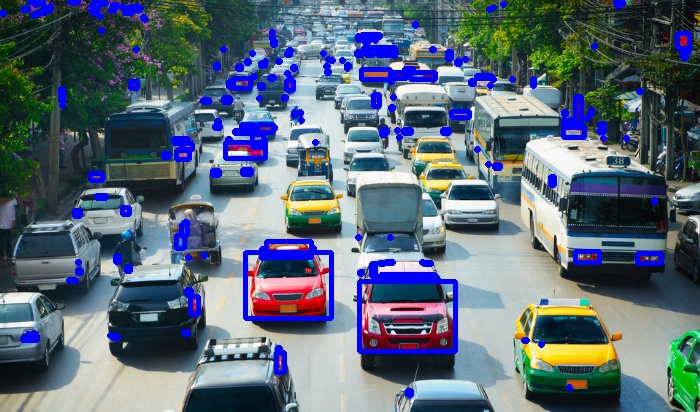
//> input picture 224_obj.jpg, 700 x 412 px
$ ./detect_red_forward 224_obj.jpg   (built with g++ and OpenCV 4)
//> lines starting //> are read from the running program, lines starting //| are printed output that depends on the picture; after the words box and inside, x2 and y2 are one past the last pixel; in counts of white or black regions, pixels touching at a corner belong together
#include<stdio.h>
#include<opencv2/opencv.hpp>

using namespace cv;
using namespace std;
int main(int argc, char** argv)
{

  if(argc !=2)
   {

     printf("usage: DisplayImage.out <Image_Path>\n");
return -1;
}
Mat image, HSV_image, LOWER_RED_HUE_RANGE, UPPER_RED_HUE_RANGE, RED_HUE_IMAGE;

int height, width, channels ;
image = imread( argv[1], 1 );
//> image is the input picture: 412 rows x 700 cols, CV_8UC3; mean B, G, R 121, 107.5, 92.7
if ( !image.data )
{
printf("No image data \n");
return -1;
}

cvtColor(image,HSV_image,COLOR_BGR2HSV);
//> HSV_image: 412 rows x 700 cols, CV_8UC3; mean H, S, V 86.3, 105.5, 133

inRange(HSV_image, Scalar(0,100,100),Scalar(10,255,255),LOWER_RED_HUE_RANGE);
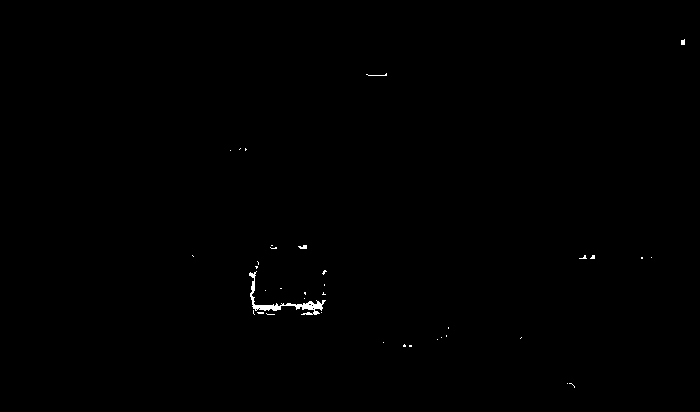
//> LOWER_RED_HUE_RANGE: 412 rows x 700 cols, CV_8UC1; 0.25% white; 37 white regions (33 under 20 px), largest, box (x1, y1, x2, y2) and area: (249, 271, 326, 315) 501, (298, 245, 307, 249) 26, (366, 73, 387, 76) 24, (681, 39, 685, 45) 21
inRange(HSV_image, Scalar(160,100,100),Scalar(179,255,255),UPPER_RED_HUE_RANGE);
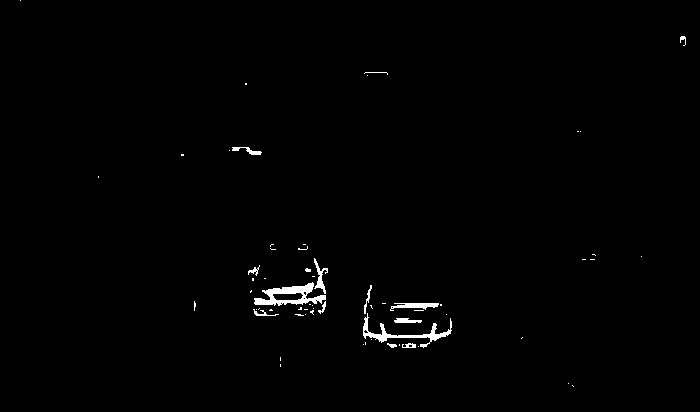
//> UPPER_RED_HUE_RANGE: 412 rows x 700 cols, CV_8UC1; 0.85% white; 62 white regions (48 under 20 px), largest, box (x1, y1, x2, y2) and area: (254, 282, 326, 306) 748, (363, 313, 452, 348) 582, (390, 303, 439, 311) 216

//combine above two images

addWeighted(LOWER_RED_HUE_RANGE,1.0,UPPER_RED_HUE_RANGE,1.0,0,RED_HUE_IMAGE);
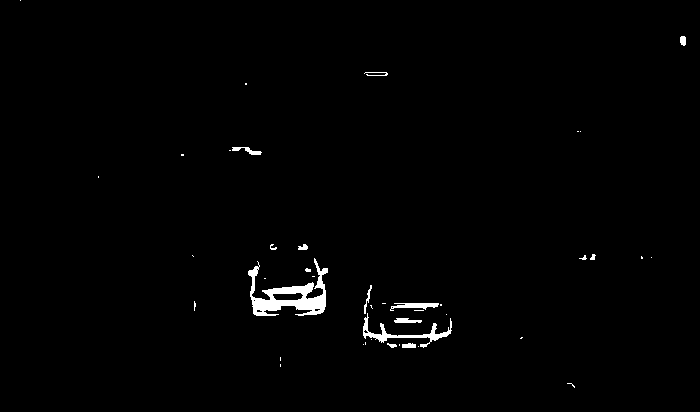
//> RED_HUE_IMAGE: 412 rows x 700 cols, CV_8UC1; 1.1% white; 42 white regions (29 under 20 px), largest, box (x1, y1, x2, y2) and area: (248, 258, 328, 316) 1685, (363, 313, 452, 348) 589, (390, 303, 439, 311) 216

Mat B_e;

B_e.create(RED_HUE_IMAGE.rows + 1, RED_HUE_IMAGE.cols + 1, RED_HUE_IMAGE.type());
B_e.setTo(cv::Scalar::all(0));


RED_HUE_IMAGE.copyTo(B_e(Rect(0, 0, RED_HUE_IMAGE.cols, RED_HUE_IMAGE.rows)));
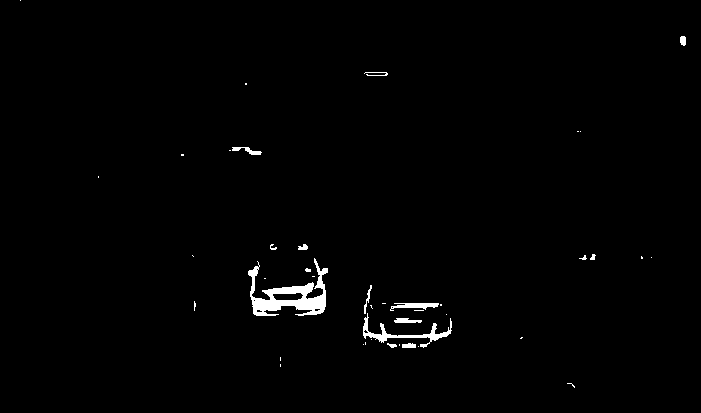
//> B_e: 413 rows x 701 cols, CV_8UC1; 1.1% white; 42 white regions (29 under 20 px), largest, box (x1, y1, x2, y2) and area: (248, 258, 328, 316) 1685, (363, 313, 452, 348) 589, (390, 303, 439, 311) 216


namedWindow("Display Image", WINDOW_AUTOSIZE );
imshow("Display Image", RED_HUE_IMAGE);
namedWindow("Original",WINDOW_AUTOSIZE);
imshow("Original", B_e);

waitKey(0);

// CREATE PADDED IMAGE


/*
Mat A = (Mat_<float>(6, 6) << 0, 0, 0, 0, 0, 0,
							  0, 1, 1, 0, 0, 0,
							  0, 1, 1, 0, 0, 0,
							  0, 0, 0, 0, 0, 0,
							  1, 1, 0, 0, 0, 0,
							  1, 1, 0, 0, 0, 0);
Mat B_e;

B_e.create(A.rows + 1, A.cols + 1, A.type());
B_e.setTo(cv::Scalar::all(0));
A.copyTo(B_e(Rect(0, 0, A.cols, A.rows)));
//cout << B_e << endl;
*/
/*
B_e.create(RED_HUE_IMAGE.rows + 1, RED_HUE_IMAGE.cols + 1, RED_HUE_IMAGE.type());
B_e.setTo(cv::Scalar::all(0));
RED_HUE_IMAGE.copyTo(B_e(Rect(0, 0, RED_HUE_IMAGE.cols, RED_HUE_IMAGE.rows)));
*/

 //cout << B_e << endl;

//height, width, channels = image.size();
int W = RED_HUE_IMAGE.cols;
//> W = 700
int H = RED_HUE_IMAGE.rows;
//> H = 412

// object boundaries

int h = 2, w =2;  //window size 2x2 matrix

int p =0,q=0;
double S =1;
while(p <= H-h){

	while(q <= W-w){


		//Mat D1 = RED_HUE_IMAGE(Range(p,p+w),Range(q,q+h));
		Mat D1 (B_e, Rect(q, p, w, h) ); // convention for row and column is reverse for Rect
	//	cout << D1 << endl; //>D.convertTo(D, CV_32F);

	    S = sum(D1).val[0];

		if(S!= 0){
			//cout << p << " " << q << endl;
		  double Eh = 1, Ew = 1;
		   int p1 = p, q1 = q,w1=1,h1=1;

			while(Eh!=0 || Ew != 0){

				if(Eh !=0){
					h1=h1+1;
					p1= p1+1;
				}

				if(Ew !=0){
					w1= w1+1;
					q1= q1+1;
				}

				Mat H1 (B_e, Rect(q, p1, w1, 1) ); // rect(2,1,1,1) means 3rd col, 2nd row point to two values down.
				//cout << H1 << endl;
			    Eh = sum(H1).val[0];

			    Mat W1 (B_e, Rect(q1, p, 1, h1) ); // Image index is transpose of normal convention
			 //   cout << W1 << endl;
			    Ew = sum(W1).val[0];

			}

			//cout << p << " " << q << " " << w1-1 << " " << h1-1 << endl;


			B_e(Range(p,p+h1),Range(q,q+w1))=0;
			cout << sum(B_e).val[0] << endl;
		   // [10 lines of commented-out code are left out]


		}

		q = q+w;
	}

	p = p+h;
	//cout << p << " " << q << endl;
	q = 0;

}
//> B_e: 413 rows x 701 cols, CV_8UC1; 1.1% of pixels changed, all inside (x1, y1, x2, y2) = (20, 0, 686, 388)
//> after the loop, S = 0; q = 0; p = 412


return 0;
}


// [29 lines of commented-out code are left out]

$ run again, on right.jpg
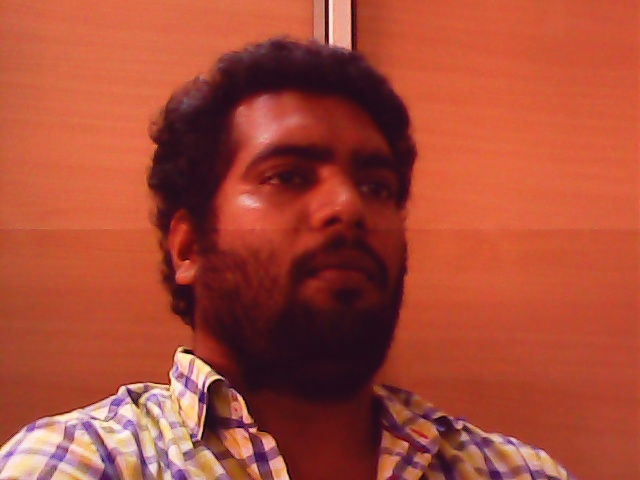
//> input picture right.jpg, 640 x 480 px
//> image is the input picture: 480 rows x 640 cols, CV_8UC3; mean B, G, R 54.6, 73.7, 168.2
//> HSV_image: 480 rows x 640 cols, CV_8UC3; mean H, S, V 42, 178.5, 168.2
//> `inRange(HSV_image, Scalar(0,100,100),Scalar(10,255,255),LOWER_RED_HUE_..`:
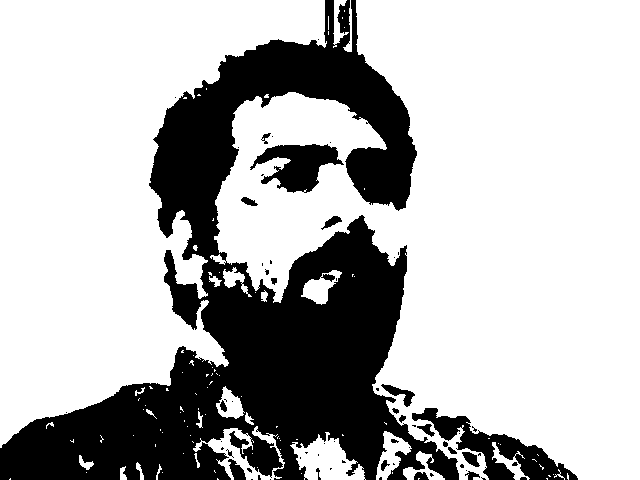
//> LOWER_RED_HUE_RANGE: 480 rows x 640 cols, CV_8UC1; 71.6% white; 64 black regions (42 under 20 px), largest, box (x1, y1, x2, y2) and area: (0, 0, 459, 480) 79555, (412, 408, 578, 480) 3660, (250, 144, 344, 193) 2438
//> UPPER_RED_HUE_RANGE: 480 rows x 640 cols, CV_8UC1; 2.7% white; 270 white regions (200 under 20 px), largest, box (x1, y1, x2, y2) and area: (200, 182, 269, 300) 1057, (228, 416, 278, 467) 503, (392, 424, 437, 470) 474
//> RED_HUE_IMAGE: 480 rows x 640 cols, CV_8UC1; 74.2% white; 110 black regions (74 under 20 px), largest, box (x1, y1, x2, y2) and area: (0, 218, 407, 480) 47635, (149, 0, 415, 259) 21847, (264, 145, 336, 191) 1968
//> `RED_HUE_IMAGE.copyTo(B_e(Rect(0, 0, RED_HUE_IMAGE.cols, RED_HUE_IMAGE...`:
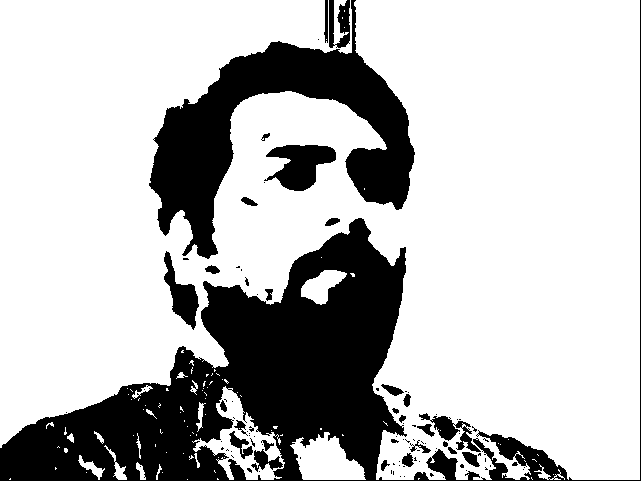
//> B_e: 481 rows x 641 cols, CV_8UC1; 73.9% white; 99 black regions (69 under 20 px), largest, box (x1, y1, x2, y2) and area: (0, 0, 641, 481) 51600, (149, 0, 415, 259) 21847, (264, 145, 336, 191) 1968
//> after the loop `while(p <= H-h)`: S = 0; p = 480
